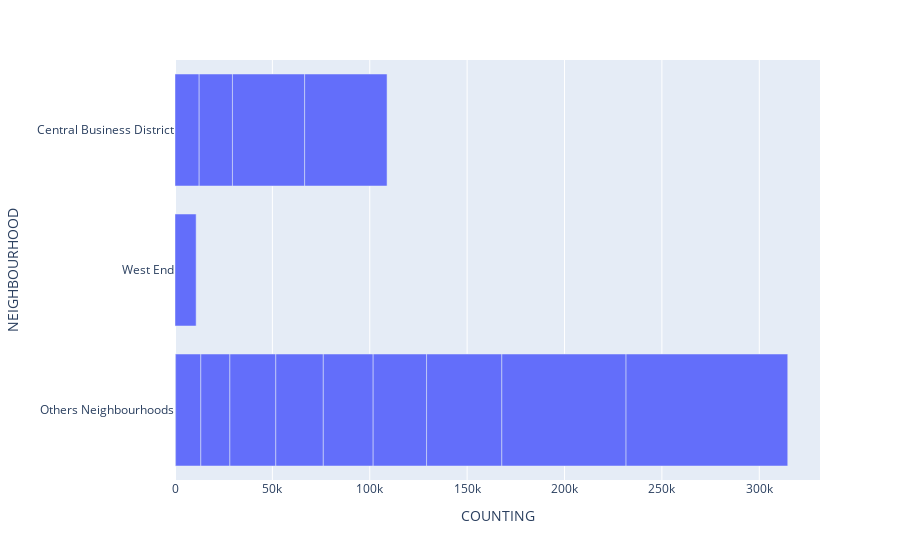

Notebook code cell kept with this figure:
### Code cell
aux1 = aux1.groupby(['TYPE', 'NEIGHBOURHOOD'])['COUNTING'].sum(
).reset_index().sort_values(['COUNTING'])

# fig_bar = px.pie(aux, values='COUNTING', names='NEIGHBOURHOOD', title=None)
fig_bar = px.bar(aux1, x='COUNTING', y='NEIGHBOURHOOD', title=None)
# fig_bar.update_layout(main_config, height=170,
#                       yaxis_title=None)

fig_bar.show()

### Figure 1 — Plotly figure (JSON) as saved in the notebook; plotly's stock layout.template omitted (floating-point values rounded to 4 significant figures)
{"data": [{"alignmentgroup": "True", "hovertemplate": "COUNTING=%{x}<br>NEIGHBOURHOOD=%{y}<extra></extra>", "legendgroup": "", "marker": {"color": "#636efa", "pattern": {"shape": ""}}, "name": "", "offsetgroup": "", "orientation": "h", "showlegend": false, "textposition": "auto", "type": "bar", "x": [143, 166, 10852, 12410, 12946, 14930, 17092, 23576, 24386, 25597, 27434, 37068, 38632, 42310, 63782, 83023], "xaxis": "x", "y": ["Others Neighbourhoods", "Others Neighbourhoods", "West End", "Central Business District", "Others Neighbourhoods", "Others Neighbourhoods", "Central Business District", "Others Neighbourhoods", "Others Neighbourhoods", "Others Neighbourhoods", "Others Neighbourhoods", "Central Business District", "Others Neighbourhoods", "Central Business District", "Others Neighbourhoods", "Others Neighbourhoods"], "yaxis": "y"}], "layout": {"barmode": "relative", "legend": {"tracegroupgap": 0}, "margin": {"t": 60}, "xaxis": {"anchor": "y", "domain": [0, 1], "title": {"text": "COUNTING"}}, "yaxis": {"anchor": "x", "domain": [0, 1], "title": {"text": "NEIGHBOURHOOD"}}}}
